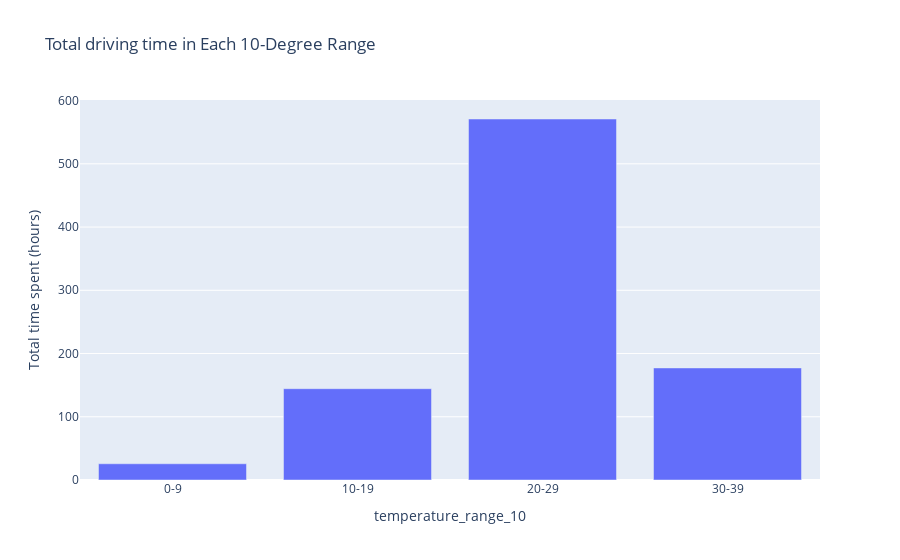

The cell this chart's notebook holds for it:
### Code cell
bins = list(range(0, 50, 10))
labels = [f"{x}-{x+9}" for x in bins[:-1]]  # Create labels for the pie chart

df_671041_sorted['temperature_range_10'] = pd.cut(df_671041_sorted['temp_avg'], bins=bins, labels=labels, right=False)

temp_grouped_10 = df_671041_sorted.groupby('temperature_range_10')['driving_time'].sum().reset_index()
temp_grouped_10['driving_time'] = temp_grouped_10['driving_time']/3600
fig = px.bar(temp_grouped_10, x='temperature_range_10', y='driving_time',
             labels={'temperature_range': 'Temperature Range(%)', 'driving_time': 'Total time spent (hours)'},
             title='Total driving time in Each 10-Degree Range')
fig.show()

### Figure 1 — Plotly figure (JSON) as saved in the notebook; plotly's stock layout.template omitted (floating-point values rounded to 4 significant figures)
{"data": [{"alignmentgroup": "True", "hovertemplate": "temperature_range_10=%{x}<br>Total time spent (hours)=%{y}<extra></extra>", "legendgroup": "", "marker": {"color": "#636efa", "pattern": {"shape": ""}}, "name": "", "offsetgroup": "", "orientation": "v", "showlegend": false, "textposition": "auto", "type": "bar", "x": ["0-9", "10-19", "20-29", "30-39"], "xaxis": "x", "y": [25.65, 144.4, 570.9, 177.2], "yaxis": "y"}], "layout": {"autosize": true, "barmode": "relative", "legend": {"tracegroupgap": 0}, "title": {"text": "Total driving time in Each 10-Degree Range"}, "xaxis": {"anchor": "y", "autorange": true, "domain": [0, 1], "range": [-0.5, 3.5], "title": {"text": "temperature_range_10"}, "type": "category"}, "yaxis": {"anchor": "x", "autorange": true, "domain": [0, 1], "range": [0, 600.9], "title": {"text": "Total time spent (hours)"}, "type": "linear"}}}
